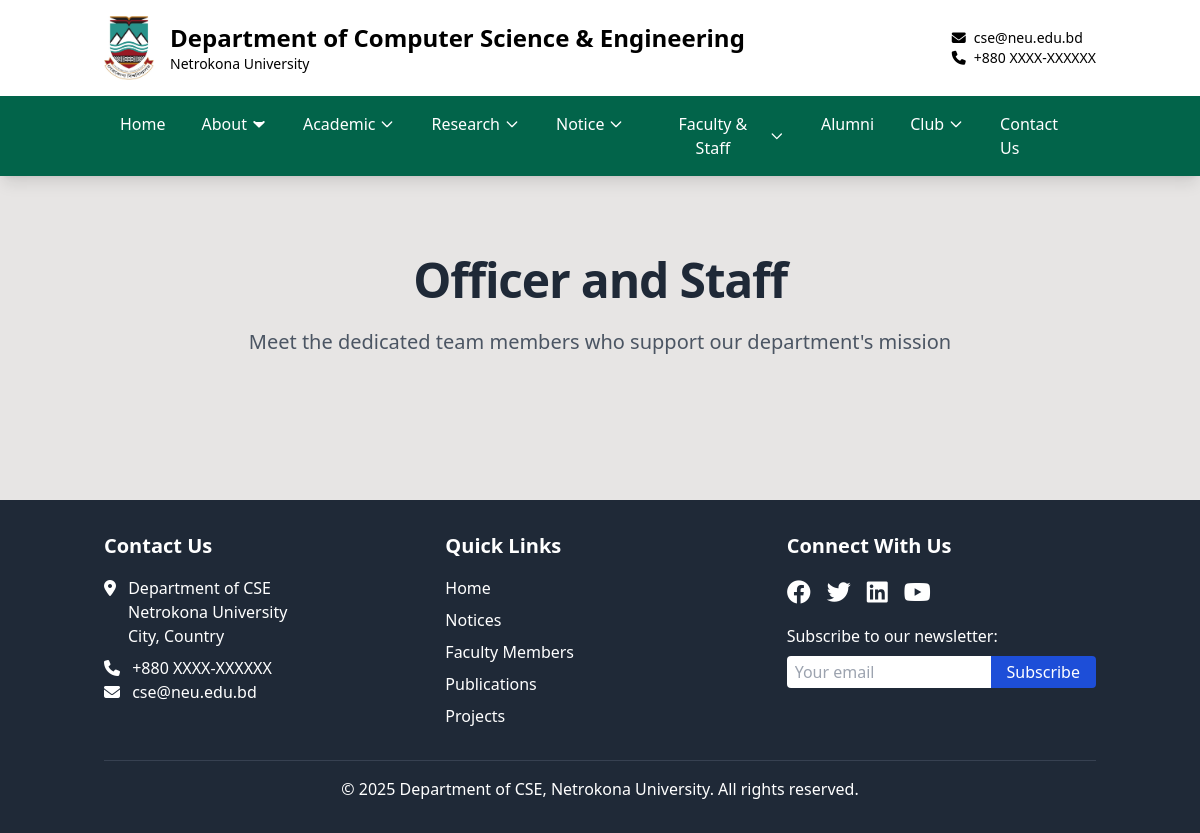
The app's page /faculty/officer-and-staff/, older data.
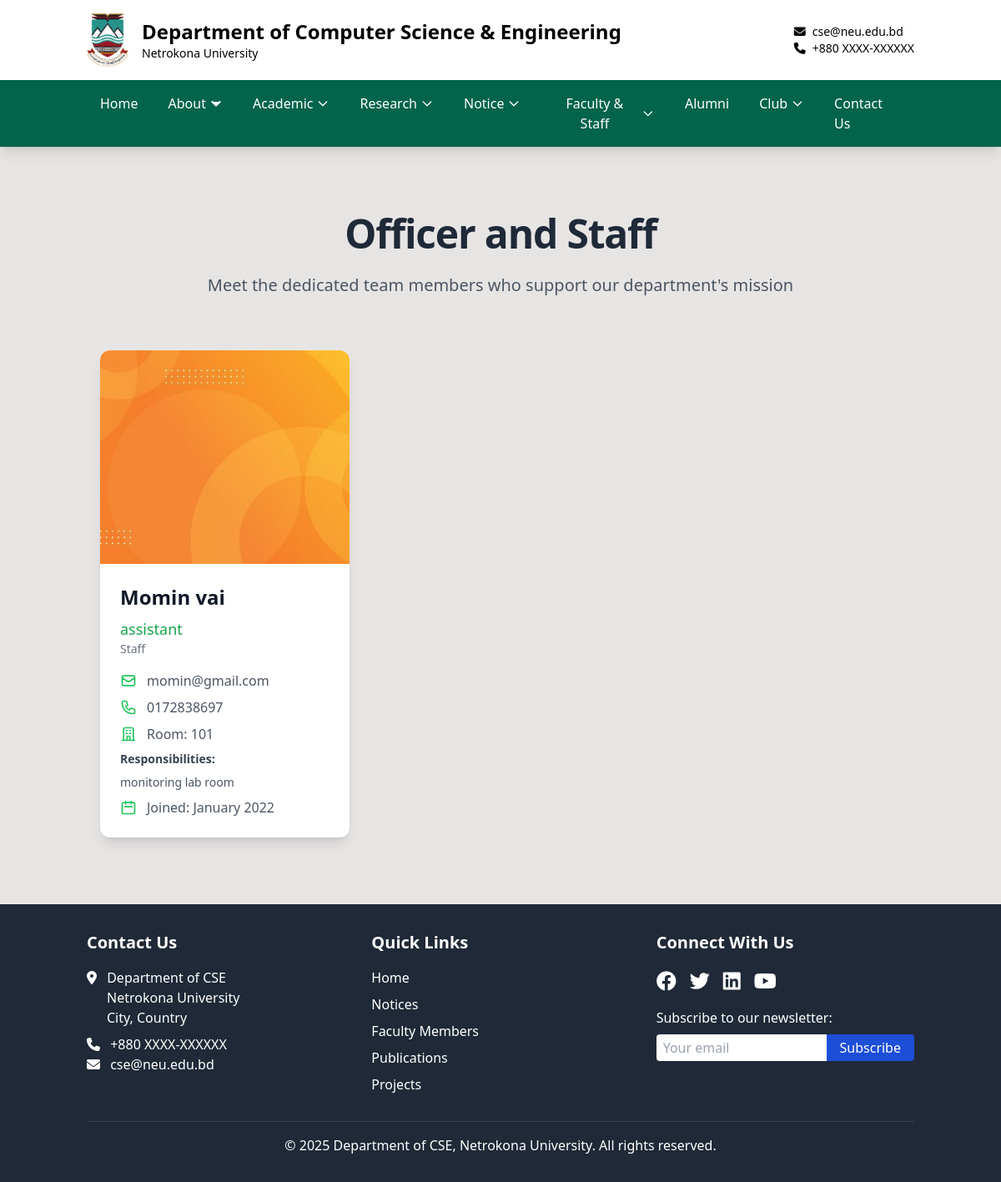
The same page, newer data.
### cse_app/models.py (models this page shows, shortened)
class Staff(models.Model):
    STAFF_TYPE_CHOICES = (
        ('officer', 'Officer'),
        ('staff', 'Staff'),
    )
    OFFICER_DESIGNATION_CHOICES = (
        ('administrative_officer', 'Administrative Officer'),
        ('accounts_officer', 'Accounts Officer'),
        ('academic_officer', 'Academic Officer'),
        ('lab_officer', 'Lab Officer'),
        ('other', 'Other'),
    )
    STAFF_DESIGNATION_CHOICES = (
        ('lab_assistant', 'Lab Assistant'),
        ('office_assistant', 'Office Assistant'),
        ('computer_operator', 'Computer Operator'),
        ('mlss', 'MLSS'),
        ('other', 'Other'),
    )
    STATUS_CHOICES = (
        ('active', 'Active'),
        ('on_leave', 'On Leave'),
        ('past_staff', 'Past Staff'),
    )

### cse_app/views.py (the view)
# urls.py: path('faculty/officer-and-staff/', views.officer_and_staff, name='officer_and_staff'),
def officer_and_staff(request):
    staff_members = Staff.objects.all()
    return render(request, 'cse/faculty_and_staff/officer_and_staff.html', {
        'staff_members': staff_members
    })

### cse_app/context_processors.py (called while the page is built)
def scrolling_notice(request):
    notice = ScrollingNotice.objects.filter(is_active=True).first()
    return {'scrolling_notice': notice.text if notice else ''}

### templates/cse/faculty_and_staff/officer_and_staff.html (shortened to what this page needs)
{% extends 'base.html' %}
{% block content %}
<div class="container mx-auto px-4 py-12">
    <div class="text-center mb-16">
        <h1 class="text-5xl font-bold mb-6 text-gray-800 tracking-tight">Officer and Staff</h1>
        <p class="text-xl text-gray-600 max-w-3xl mx-auto">Meet the dedicated team members who support our department's mission</p>
    </div>
    <div class="grid grid-cols-1 md:grid-cols-2 lg:grid-cols-3 gap-8">
        {% for staff in staff_members %}
        <div class="bg-white rounded-xl shadow-lg overflow-hidden transform transition-all duration-300 hover:shadow-xl">
            <div class="relative">
                {% if staff.image %}
                    <img src="{{ staff.image.url }}" alt="{{ staff.name }}" class="w-full h-64 object-cover">
                {% endif %}
            </div>
            <div class="p-6">
                <h3 class="text-2xl font-bold text-gray-900 mb-2">{{ staff.name }}</h3>
                <div class="mb-4">
                    <p class="text-lg text-green-600">{{ staff.designation }}</p>
                    <p class="text-sm text-gray-500">{{ staff.get_staff_type_display }}</p>
                </div>
                <div class="space-y-2 text-gray-600">
                    {% if staff.email %}
                    <p class="flex items-center">
                        <svg xmlns="http://www.w3.org/2000/svg" class="h-5 w-5 mr-3 text-green-500" fill="none" viewBox="0 0 24 24" stroke="currentColor">
                            <path stroke-linecap="round" stroke-linejoin="round" stroke-width="2" d="M3 8l7.89 5.26a2 2 0 002.22 0L21 8M5 19h14a2 2 0 002-2V7a2 2 0 00-2-2H5a2 2 0 00-2 2v10a2 2 0 002 2z" />
                        </svg>
                        {{ staff.email }}
                    </p>
                    {% endif %}
                    {% if staff.phone %}
                    <p class="flex items-center">
                        {{ staff.phone }}
                    </p>
                    {% endif %}
                    {% if staff.room_no %}
                    <p class="flex items-center">
                        Room: {{ staff.room_no }}
                    </p>
                    {% endif %}
                    {% if staff.responsibilities %}
                    <div class="mt-4">
                        <h4 class="text-sm font-semibold text-gray-700 mb-2">Responsibilities:</h4>
                        <p class="text-sm text-gray-600">{{ staff.responsibilities|linebreaksbr }}</p>
                    </div>
                    {% endif %}
                    {% if staff.joined_date %}
                    <p class="flex items-center mt-4">
                        <svg xmlns="http://www.w3.org/2000/svg" class="h-5 w-5 mr-3 text-green-500" fill="none" viewBox="0 0 24 24" stroke="currentColor">
                            <path stroke-linecap="round" stroke-linejoin="round" stroke-width="2" d="M8 7V3m8 4V3m-9 8h10M5 21h14a2 2 0 002-2V7a2 2 0 00-2-2H5a2 2 0 00-2 2v12a2 2 0 002 2z" />
                        </svg>
                        Joined: {{ staff.joined_date|date:"F Y" }}
                    </p>
                    {% endif %}
                </div>
            </div>
        </div>
        {% endfor %}
    </div>
</div>
{% endblock %}

### templates/base.html (shortened to what this page needs)
{% load static %}
<!DOCTYPE html>
<html lang="en">
<head>
    <script src="https://cdn.tailwindcss.com"></script>
    <link rel="stylesheet" href="https://cdnjs.cloudflare.com/ajax/libs/font-awesome/6.4.0/css/all.min.css">
    <link href="https://unpkg.com/aos@2.3.1/dist/aos.css" rel="stylesheet">
</head>
<body class="bg-stone-200">
    {% include 'Navbar.html' %}
    <main class="container mx-auto px-4 py-8">
        {% block content %}
        {% endblock %}
    </main>
    {% include 'Footer.html' %}
</body>
</html>

### templates/Navbar.html (shortened to what this page needs)
{% load static %}
{% block content %}
<nav class="bg-custom-green text-white shadow-lg">
    <header class="bg-white text-black">
        <div class="container mx-auto px-4 py-4">
            <div class="flex justify-between items-center">
                <div class="flex items-center">
                    <img src="{% static 'images/logo/neulogo.jpg' %}" alt="NeU Logo" class="h-16 mr-4">
                    <div>
                        <h1 class="text-2xl font-bold">Department of Computer Science & Engineering</h1>
                        <p class="text-sm">Netrokona University</p>
                    </div>
                </div>
                <div class="hidden md:block">
                    <p class="text-sm"><i class="fas fa-envelope mr-2"></i>cse@neu.edu.bd</p>
                    <p class="text-sm"><i class="fas fa-phone mr-2"></i>+880 XXXX-XXXXXX</p>
                </div>
            </div>
        </div>
    </header>
    <div class="container mx-auto px-4">
        <div class="hidden md:flex justify-center items-center w-full">
            <div class="flex space-x-1 ">
                <a href="{% url 'home' %}" class="py-4 px-4 hover:bg-green-600 {% if request.path == '/' %}{% endif %}">Home</a>
                <div class="relative group">
                    <button class="py-4 px-4 hover:bg-green-600 flex items-center {% if request.path == '/about/' or request.path == '/chairman/' %}bg-blue-900{% endif %}">
                        About
                        <svg class="w-4 h-4 ml-1 transition-transform duration-300 group-hover:rotate-180" fill="currentColor" stroke="currentColor" stroke-width="3" viewBox="0 0 24 24" xmlns="http://www.w3.org/2000/svg">
                            <path stroke-linecap="round" stroke-linejoin="round" d="M19 9l-7 7-7-7"></path>
                        </svg>
                    </button>
                </div>
                <div class="relative group">
                    <button class="py-4 px-4 hover:bg-green-600 flex items-center">
                        Academic
                        <svg class="w-4 h-4 ml-1 transition-transform duration-300 group-hover:rotate-180" fill="none" stroke="currentColor" viewBox="0 0 24 24" xmlns="http://www.w3.org/2000/svg">
                            <path stroke-linecap="round" stroke-linejoin="round" stroke-width="2" d="M19 9l-7 7-7-7"></path>
                        </svg>
                    </button>
                </div>
                <div class="relative group">
                    <button class="py-4 px-4 hover:bg-green-600 flex items-center {% if request.path == '/publications/' or request.path == '/projects/' %}bg-blue-900{% endif %}">
                        Research
                        <svg class="w-4 h-4 ml-1 transition-transform duration-300 group-hover:rotate-180" fill="none" stroke="currentColor" viewBox="0 0 24 24" xmlns="http://www.w3.org/2000/svg">
                            <path stroke-linecap="round" stroke-linejoin="round" stroke-width="2" d="M19 9l-7 7-7-7"></path>
                        </svg>
                    </button>
                </div>
                <div class="relative group">
                    <button class="py-4 px-4 hover:bg-green-600 flex items-center {% if request.path == '/notices/' %}{% endif %}">
                        Notice
                        <svg class="w-4 h-4 ml-1 transition-transform duration-300 group-hover:rotate-180" fill="none" stroke="currentColor" viewBox="0 0 24 24" xmlns="http://www.w3.org/2000/svg">
                            <path stroke-linecap="round" stroke-linejoin="round" stroke-width="2" d="M19 9l-7 7-7-7"></path>
                        </svg>
                    </button>
                </div>
                <div class="relative group">
                    <button class="py-4 px-4 hover:bg-green-600 flex items-center">
                        Faculty & Staff
                        <svg class="w-4 h-4 ml-1 transition-transform duration-300 group-hover:rotate-180" fill="none" stroke="currentColor" viewBox="0 0 24 24" xmlns="http://www.w3.org/2000/svg">
                            <path stroke-linecap="round" stroke-linejoin="round" stroke-width="2" d="M19 9l-7 7-7-7"></path>
                        </svg>
                    </button>
                </div>
                <a href="{% url 'alumni' %}" class="py-4 px-4 hover:bg-green-600">Alumni</a>
                <div class="relative group">
                    <button class="py-4 px-4 hover:bg-green-600 flex items-center {% if request.path == '/publications/' or request.path == '/projects/' %}bg-blue-900{% endif %}">
                        Club
                        <svg class="w-4 h-4 ml-1 transition-transform duration-300 group-hover:rotate-180" fill="none" stroke="currentColor" viewBox="0 0 24 24" xmlns="http://www.w3.org/2000/svg">
                            <path stroke-linecap="round" stroke-linejoin="round" stroke-width="2" d="M19 9l-7 7-7-7"></path>
                        </svg>
                    </button>
                </div>
                <a href="{% url 'contact_us' %}" class="py-4 px-4 hover:bg-green-600">Contact Us</a>
            </div>
        </div>
    </div>
</nav>
{% endblock %}

### templates/Footer.html (shortened to what this page needs)
<footer class="bg-gray-800 text-white py-8">
    <div class="container mx-auto px-4">
        <div class="grid grid-cols-1 md:grid-cols-3 gap-8">
            <div>
                <h3 class="text-xl font-bold mb-4">Contact Us</h3>
                <p><i class="fas fa-map-marker-alt mr-2"></i> Department of CSE</p>
                <p class="ml-6">Netrokona University</p>
                <p class="ml-6">City, Country</p>
                <p class="mt-2"><i class="fas fa-phone mr-2"></i> +880 XXXX-XXXXXX</p>
                <p><i class="fas fa-envelope mr-2"></i> cse@neu.edu.bd</p>
            </div>
            <div>
                <h3 class="text-xl font-bold mb-4">Quick Links</h3>
                <ul class="space-y-2">
                    <li><a href="{% url 'home' %}" class="hover:text-blue-300">Home</a></li>
                    <li><a href="{% url 'notice_list' %}" class="hover:text-blue-300">Notices</a></li>
                    <li><a href="{% url 'faculty_list' %}" class="hover:text-blue-300">Faculty Members</a></li>
                    <li><a href="{% url 'all_publications' %}" class="hover:text-blue-300">Publications</a></li>
                    <li><a href="{% url 'projects' %}" class="hover:text-blue-300">Projects</a></li>
                </ul>
            </div>
            <div>
                <h3 class="text-xl font-bold mb-4">Connect With Us</h3>
                <div class="flex space-x-4 mb-4">
                    <a href="#" class="text-2xl hover:text-blue-300"><i class="fab fa-facebook"></i></a>
                    <a href="#" class="text-2xl hover:text-blue-300"><i class="fab fa-twitter"></i></a>
                    <a href="#" class="text-2xl hover:text-blue-300"><i class="fab fa-linkedin"></i></a>
                    <a href="#" class="text-2xl hover:text-blue-300"><i class="fab fa-youtube"></i></a>
                </div>
                <p>Subscribe to our newsletter:</p>
                <form class="mt-2 flex">
                    <input type="email" placeholder="Your email" class="px-2 py-1 text-gray-800 rounded-l w-full">
                    <button class="bg-blue-700 px-4 py-1 rounded-r hover:bg-blue-600">Subscribe</button>
                </form>
            </div>
        </div>
        <div class="border-t border-gray-700 mt-8 pt-4 text-center">
            <p>&copy; {% now "Y" %} Department of CSE, Netrokona University. All rights reserved.</p>
        </div>
    </div>
</footer>

### templates/base.html (style rules this page uses)
:root { --custom-green: #02644A; --custom-green-hover: #00916a; }
.bg-custom-green { background-color: var(--custom-green); }

Row changes from the older to the newer data that the page shows:
added Staff: image (picture), name "Momin vai", designation "assistant", staff_type "Staff", email "momin@gmail.com", phone "0172838697", room_no "101", responsibilities "monitoring lab room", joined_date "January 2022"
